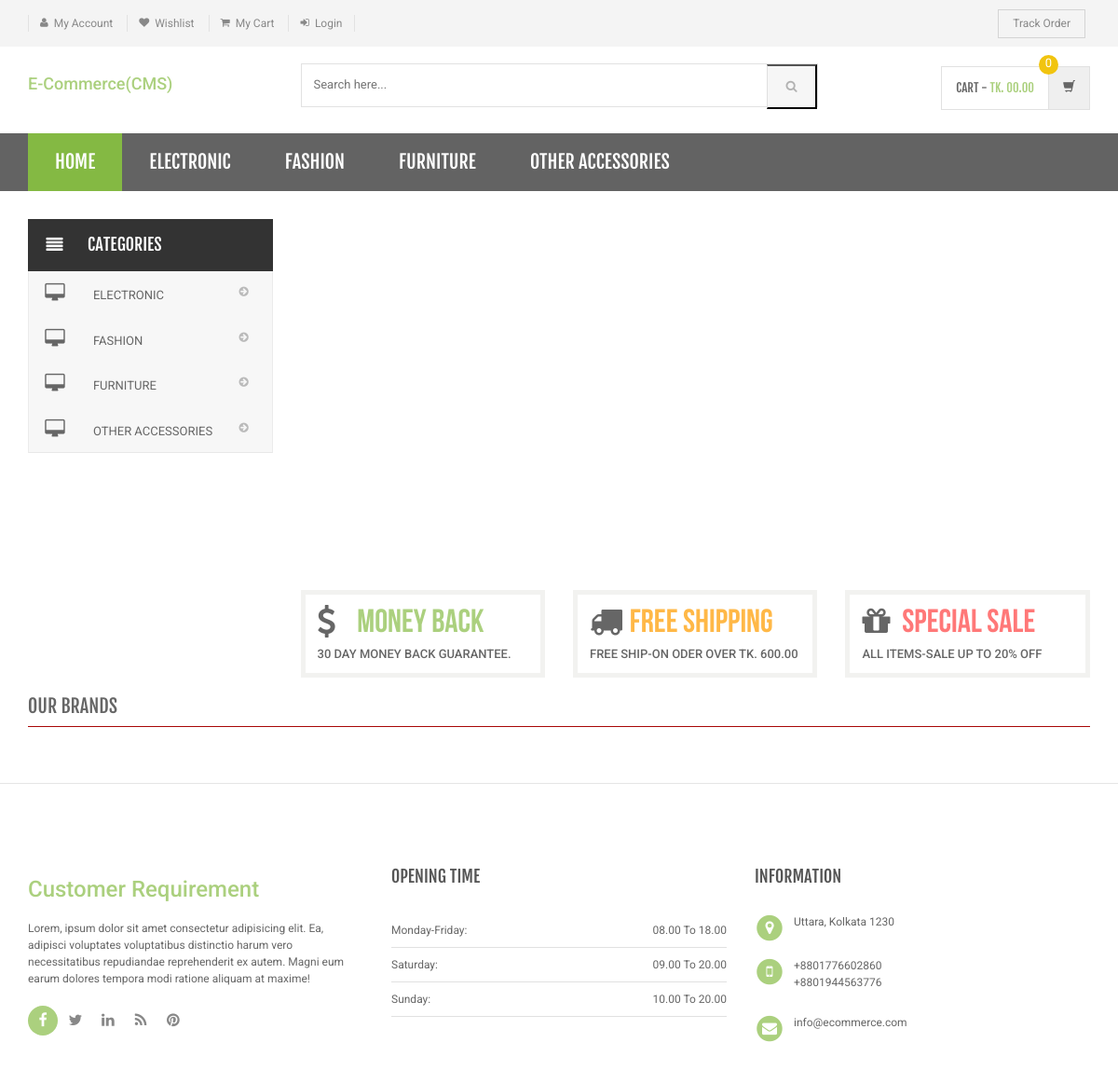
The page / on the database its author committed.
### tables this page shows
CREATE TABLE `category` (
  `id` int(11) NOT NULL,
  `categoryName` varchar(255) DEFAULT NULL,
  `categoryDescription` longtext DEFAULT NULL,
  `creationDate` timestamp NOT NULL DEFAULT current_timestamp(),
  `updationDate` varchar(255) DEFAULT NULL
);

### includes/menu-bar.php (the view, shortened to what this page needs)
<div class="header-nav animate-dropdown">
    <div class="container">
        <div class="yamm navbar navbar-default" role="navigation">
            <div class="nav-bg-class">
                <div class="navbar-collapse collapse" id="mc-horizontal-menu-collapse">
	<div class="nav-outer">
		<ul class="nav navbar-nav">
			<li class="active dropdown yamm-fw">
				<a href="index.php" data-hover="dropdown" class="dropdown-toggle">Home</a>
			</li>
              <?php $sql=mysqli_query($con,"select id,categoryName  from category limit 6");
while($row=mysqli_fetch_array($sql))
{
    ?>
			<li class="dropdown yamm">
				<a href="category.php?cid=<?php echo $row['id'];?>"> <?php echo $row['categoryName'];?></a>
			</li>
			<?php } ?>
		</ul>
		<div class="clearfix"></div>
	</div>
</div>
            </div>
        </div>
    </div>
</div>

### includes/side-menu.php
<div class="side-menu animate-dropdown outer-bottom-xs">
    <div class="head"><i class="icon fa fa-align-justify fa-fw"></i> Categories</div>
    <nav class="yamm megamenu-horizontal" role="navigation">
        <ul class="nav">
            <li class="dropdown menu-item">
              <?php $sql=mysqli_query($con,"select id,categoryName  from category");
while($row=mysqli_fetch_array($sql))
{
    ?>
                <a href="category.php?cid=<?php echo $row['id'];?>" class="dropdown-toggle"><i class="icon fa fa-desktop fa-fw"></i>
                <?php echo $row['categoryName'];?></a>
                <?php }?>
</li>
</ul>
    </nav>
</div>

### assets/css/green.css (style rules this page uses)
a { color: #abd07e; }
.header-style-1 .header-nav { background: #636363; }
.cnt-home .header-style-1 .header-nav .navbar .navbar-nav > li.active { background: #84b943; }

### assets/css/lightbox.css (style rules this page uses)
body:after { content: url(../images/close.png) url(../images/loading.gif) url(../images/prev.png) url(../images/next.png); display: none; }

### assets/css/blue.css (style rules this page uses)
a { color: #3498db; }
.header-style-1 .header-nav { background: #3498db; }
.cnt-home .header-style-1 .header-nav .navbar .navbar-nav > li.active { background: #1d6ca1; }

### assets/css/red.css (style rules this page uses)
a { color: #ff6c6c; }
.header-style-1 .header-nav { background: #ff6c6c; }
.cnt-home .header-style-1 .header-nav .navbar .navbar-nav > li.active { background: #ff1a1a; }

### assets/css/orange.css (style rules this page uses)
a { color: #f39c12; }
.header-style-1 .header-nav { background: #f39c12; }
.cnt-home .header-style-1 .header-nav .navbar .navbar-nav > li.active { background: #ab6c09; }

### assets/css/dark-green.css (style rules this page uses)
a { color: #12cca7; }
.header-style-1 .header-nav { background: #12cca7; }
.cnt-home .header-style-1 .header-nav .navbar .navbar-nav > li.active { background: #0b816a; }

### rows shown on the page
category: categoryName "ELECTRONIC"
category: categoryName "FASHION"
category: categoryName "FURNITURE"
category: categoryName "OTHER ACCESSORIES"
